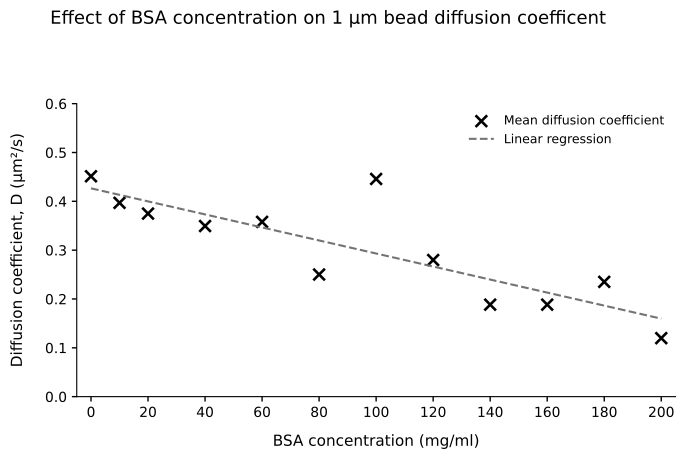

The script that saved this image:
import numpy as np
import matplotlib.pyplot as plt
import os
print( 'Current folder:',os.getcwd)
# Data
bsa = [0, 10, 20, 40, 60, 80, 100, 120, 140, 160, 180, 200]
d = [0.4513, 0.3969, 0.3749, 0.3494, 0.3579, 0.2501,
     0.4458, 0.2798, 0.1884, 0.1884, 0.2351, 0.1198]

# Create figure
fig, ax = plt.subplots(figsize=(7.4, 4.8))

# Plot points
ax.scatter(bsa, d,
           marker='x',
           s=70,
           linewidths=1.9,
           color='black',
           label='Mean diffusion coefficient')

# Linear regression
slope, intercept = np.polyfit(bsa, d, 1)
x_fit = np.linspace(0, 200, 300)
ax.plot(x_fit, slope * x_fit + intercept,
        linestyle='--',
        linewidth=1.5,
        color='0.45',
        label='Linear regression')

# Title
fig.suptitle('Effect of BSA concentration on 1 μm bead diffusion coefficent',
             fontsize=13, y=0.985)

# Axis labels
ax.set_xlabel('BSA concentration (mg/ml)', fontsize=11, labelpad=10)
ax.set_ylabel('Diffusion coefficient, D (µm²/s)', fontsize=11, labelpad=14)

# Axes and ticks
ax.set_xlim(-5, 205)
ax.set_ylim(0, 0.60)
ax.set_xticks(np.arange(0, 201, 20))
ax.set_yticks(np.arange(0, 0.61, 0.1))

# Style
ax.tick_params(axis='both', labelsize=10, direction='out', width=1)
ax.spines['top'].set_visible(False)
ax.spines['right'].set_visible(False)
ax.legend(frameon=False, fontsize=9, loc='upper right')

# Layout spacing
fig.subplots_adjust(left=0.16, right=0.97, bottom=0.18, top=0.79)

# Save files
#plt.savefig('BSA_diffusion_publication_v2.png', dpi=1200, bbox_inches='tight')

plt.savefig( 'BSA_diffusion.pdf', bbox_inches= 'tight')

plt.show()
